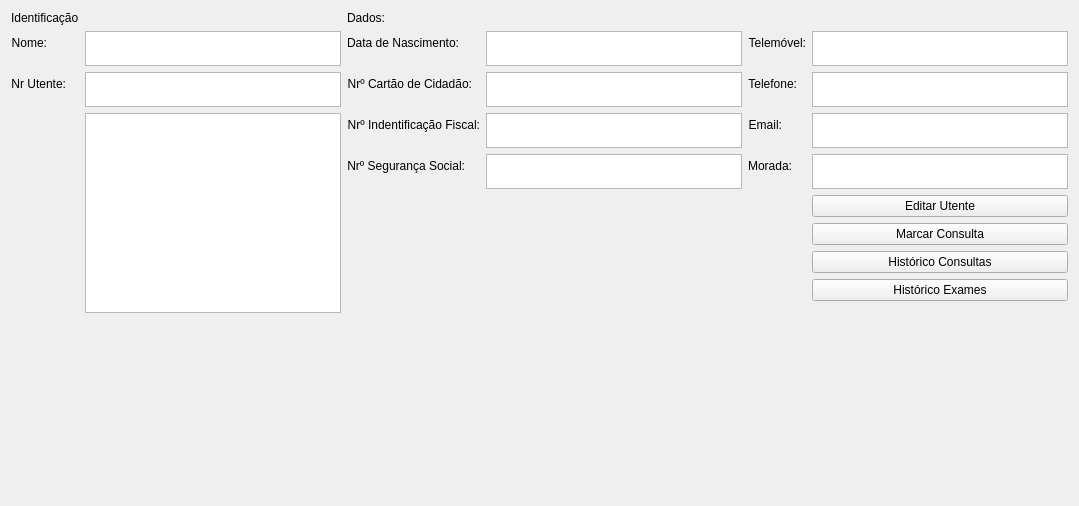
              <widget class="QWidget" name="utenteFile">
               <attribute name="title">
                <string>Ficha Utente</string>
               </attribute>
               <layout class="QGridLayout" name="gridLayout_41">
                <item row="0" column="0" rowspan="2">
                 <layout class="QFormLayout" name="formLayout_7">
                  <item row="3" column="0">
                   <widget class="QLabel" name="label_60">
                    <property name="text">
                     <string>Nome:</string>
                    </property>
                    <property name="alignment">
                     <set>Qt::AlignRight|Qt::AlignTrailing|Qt::AlignVCenter</set>
                    </property>
                   </widget>
                  </item>
                  <item row="4" column="0">
                   <widget class="QLabel" name="label_62">
                    <property name="text">
                     <string>Nr Utente:</string>
                    </property>
                    <property name="alignment">
                     <set>Qt::AlignRight|Qt::AlignTrailing|Qt::AlignVCenter</set>
                    </property>
                   </widget>
                  </item>
                  <item row="3" column="1">
                   <widget class="QTextBrowser" name="sheetPatientName">
                    <property name="maximumSize">
                     <size>
                      <width>16777215</width>
                      <height>35</height>
                     </size>
                    </property>
                   </widget>
                  </item>
                  <item row="4" column="1">
                   <widget class="QTextBrowser" name="sheetPatientNumber">
                    <property name="maximumSize">
                     <size>
                      <width>16777215</width>
                      <height>35</height>
                     </size>
                    </property>
                   </widget>
                  </item>
                  <item row="5" column="1">
                   <widget class="QGraphicsView" name="graphicsView">
                    <property name="minimumSize">
                     <size>
                      <width>200</width>
                      <height>200</height>
                     </size>
                    </property>
                    <property name="maximumSize">
                     <size>
                      <width>500</width>
                      <height>500</height>
                     </size>
                    </property>
                   </widget>
                  </item>
                  <item row="6" column="1">
                   <spacer name="verticalSpacer_4">
                    <property name="orientation">
                     <enum>Qt::Vertical</enum>
                    </property>
                    <property name="sizeHint" stdset="0">
                     <size>
                      <width>20</width>
                      <height>40</height>
                     </size>
                    </property>
                   </spacer>
                  </item>
                  <item row="1" column="0">
                   <widget class="QLabel" name="label_10">
                    <property name="text">
                     <string>Identificação</string>
                    </property>
                   </widget>
                  </item>
                 </layout>
                </item>
                <item row="0" column="1">
                 <layout class="QFormLayout" name="formLayout_8">
                  <item row="2" column="0">
                   <widget class="QLabel" name="label_45">
                    <property name="autoFillBackground">
                     <bool>false</bool>
                    </property>
                    <property name="text">
                     <string>Data de Nascimento:</string>
                    </property>
                    <property name="alignment">
                     <set>Qt::AlignRight|Qt::AlignTrailing|Qt::AlignVCenter</set>
                    </property>
                   </widget>
                  </item>
                  <item row="2" column="1">
                   <widget class="QTextBrowser" name="sheetPatientDate">
                    <property name="maximumSize">
                     <size>
                      <width>16777215</width>
                      <height>35</height>
                     </size>
                    </property>
                   </widget>
                  </item>
                  <item row="3" column="0">
                   <widget class="QLabel" name="label_50">
                    <property name="text">
                     <string>Nrº Cartão de Cidadão:</string>
                    </property>
                    <property name="alignment">
                     <set>Qt::AlignRight|Qt::AlignTrailing|Qt::AlignVCenter</set>
                    </property>
                   </widget>
                  </item>
                  <item row="3" column="1">
                   <widget class="QTextBrowser" name="sheetPatientIDNr">
                    <property name="maximumSize">
                     <size>
                      <width>16777215</width>
                      <height>35</height>
                     </size>
                    </property>
                   </widget>
                  </item>
                  <item row="4" column="0">
                   <widget class="QLabel" name="label_46">
                    <property name="text">
                     <string>Nrº Indentificação Fiscal:</string>
                    </property>
                    <property name="alignment">
                     <set>Qt::AlignRight|Qt::AlignTrailing|Qt::AlignVCenter</set>
                    </property>
                   </widget>
                  </item>
                  <item row="4" column="1">
                   <widget class="QTextBrowser" name="sheetPatientNIF">
                    <property name="maximumSize">
                     <size>
                      <width>16777215</width>
                      <height>35</height>
                     </size>
                    </property>
                   </widget>
                  </item>
                  <item row="5" column="0">
                   <widget class="QLabel" name="label_41">
                    <property name="text">
                     <string>Nrº Segurança Social:</string>
                    </property>
                    <property name="alignment">
                     <set>Qt::AlignRight|Qt::AlignTrailing|Qt::AlignVCenter</set>
                    </property>
                   </widget>
                  </item>
                  <item row="5" column="1">
                   <widget class="QTextBrowser" name="sheetPatientSocialNr">
                    <property name="maximumSize">
                     <size>
                      <width>16777215</width>
                      <height>35</height>
                     </size>
                    </property>
                   </widget>
                  </item>
                  <item row="6" column="0">
                   <spacer name="verticalSpacer_5">
                    <property name="orientation">
                     <enum>Qt::Vertical</enum>
                    </property>
                    <property name="sizeHint" stdset="0">
                     <size>
                      <width>20</width>
                      <height>40</height>
                     </size>
                    </property>
                   </spacer>
                  </item>
                  <item row="1" column="0">
                   <widget class="QLabel" name="label_11">
                    <property name="text">
                     <string>Dados:</string>
                    </property>
                   </widget>
                  </item>
                 </layout>
                </item>
                <item row="0" column="2">
                 <layout class="QFormLayout" name="formLayout_9">
                  <item row="0" column="0">
                   <widget class="QLabel" name="label_13">
                    <property name="text">
                     <string/>
                    </property>
                   </widget>
                  </item>
                  <item row="1" column="0">
                   <widget class="QLabel" name="label_52">
                    <property name="text">
                     <string>Telemóvel:</string>
                    </property>
                    <property name="alignment">
                     <set>Qt::AlignRight|Qt::AlignTrailing|Qt::AlignVCenter</set>
                    </property>
                   </widget>
                  </item>
                  <item row="1" column="1">
                   <widget class="QTextBrowser" name="sheetPatientMobileNr">
                    <property name="maximumSize">
                     <size>
                      <width>16777215</width>
                      <height>35</height>
                     </size>
                    </property>
                   </widget>
                  </item>
                  <item row="2" column="0">
                   <widget class="QLabel" name="label_54">
                    <property name="text">
                     <string>Telefone:</string>
                    </property>
                    <property name="alignment">
                     <set>Qt::AlignRight|Qt::AlignTrailing|Qt::AlignVCenter</set>
                    </property>
                   </widget>
                  </item>
                  <item row="2" column="1">
                   <widget class="QTextBrowser" name="sheetPatientPhoneNr">
                    <property name="maximumSize">
                     <size>
                      <width>16777215</width>
                      <height>35</height>
                     </size>
                    </property>
                   </widget>
                  </item>
                  <item row="3" column="0">
                   <widget class="QLabel" name="label_56">
                    <property name="text">
                     <string>Email:</string>
                    </property>
                    <property name="alignment">
                     <set>Qt::AlignRight|Qt::AlignTrailing|Qt::AlignVCenter</set>
                    </property>
                   </widget>
                  </item>
                  <item row="3" column="1">
                   <widget class="QTextBrowser" name="sheetPatientEmail">
                    <property name="maximumSize">
                     <size>
                      <width>16777215</width>
                      <height>35</height>
                     </size>
                    </property>
                   </widget>
                  </item>
                  <item row="4" column="0">
                   <widget class="QLabel" name="label_58">
                    <property name="text">
                     <string>Morada:</string>
                    </property>
                    <property name="alignment">
                     <set>Qt::AlignRight|Qt::AlignTrailing|Qt::AlignVCenter</set>
                    </property>
                   </widget>
                  </item>
                  <item row="4" column="1">
                   <widget class="QTextBrowser" name="sheetPatientAddress">
                    <property name="maximumSize">
                     <size>
                      <width>16777215</width>
                      <height>35</height>
                     </size>
                    </property>
                   </widget>
                  </item>
                  <item row="5" column="1">
                   <widget class="QPushButton" name="sheetPatientEdit">
                    <property name="text">
                     <string>Editar Utente</string>
                    </property>
                   </widget>
                  </item>
                  <item row="6" column="1">
                   <widget class="QPushButton" name="sheetPatientAppointment">
                    <property name="text">
                     <string>Marcar Consulta</string>
                    </property>
                   </widget>
                  </item>
                  <item row="7" column="1">
                   <widget class="QPushButton" name="sheetPatientAppointmentList">
                    <property name="text">
                     <string>Histórico Consultas</string>
                    </property>
                   </widget>
                  </item>
                  <item row="8" column="1">
                   <widget class="QPushButton" name="nurseButtExamHist">
                    <property name="text">
                     <string>Histórico Exames</string>
                    </property>
                   </widget>
                  </item>
                  <item row="9" column="1">
                   <spacer name="verticalSpacer_26">
                    <property name="orientation">
                     <enum>Qt::Vertical</enum>
                    </property>
                    <property name="sizeHint" stdset="0">
                     <size>
                      <width>20</width>
                      <height>40</height>
                     </size>
                    </property>
                   </spacer>
                  </item>
                 </layout>
                </item>
                <item row="1" column="2">
                 <spacer name="verticalSpacer_6">
                  <property name="orientation">
                   <enum>Qt::Vertical</enum>
                  </property>
                  <property name="sizeHint" stdset="0">
                   <size>
                    <width>20</width>
                    <height>142</height>
                   </size>
                  </property>
                 </spacer>
                </item>
               </layout>
              </widget>
